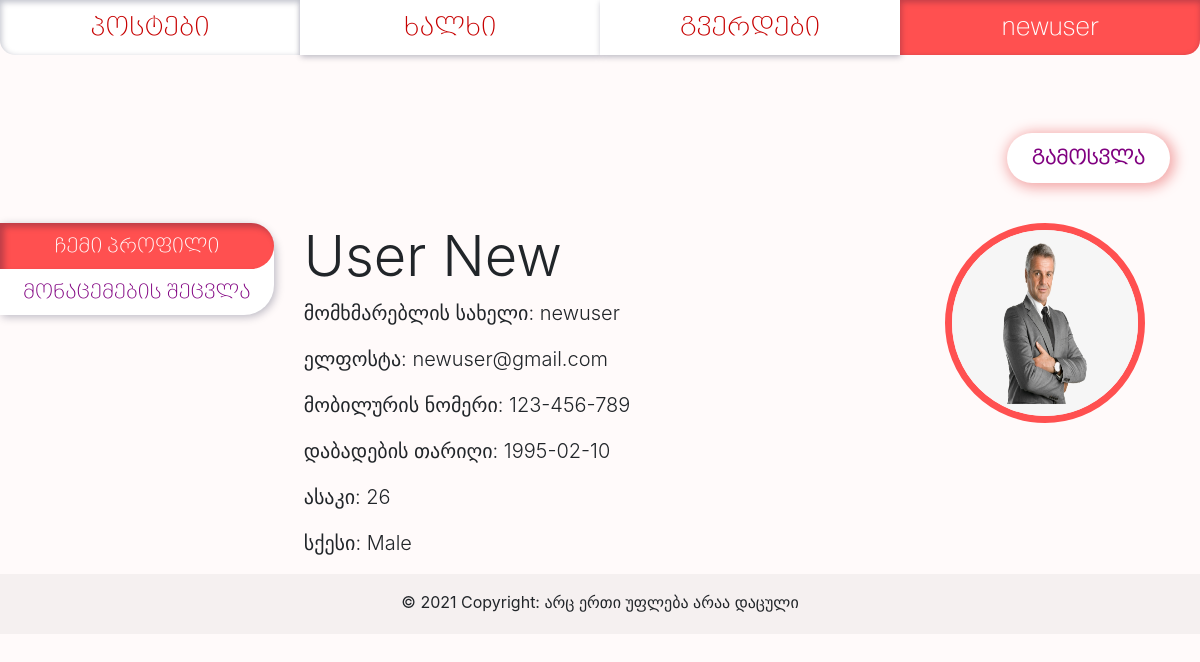
Screenshot of /profile (signed in) with the database file from the repository.
### app.py (models this page shows, shortened)
class UserModel(db.Model):
    __tablename__ = 'users'
    id = db.Column(db.Integer, primary_key=True)
    username = db.Column(db.String, unique=True)
    name_first = db.Column(db.String)
    name_last = db.Column(db.String)
    email = db.Column(db.String, unique=True)
    phone = db.Column(db.String)
    sex = db.Column(db.String)
    dob = db.Column(db.Date)
    password = db.Column(db.String)
    age = db.Column(db.Integer)
    picture = db.Column(db.String)
    post = db.relationship('PostsModel', backref='usermodel', uselist=False)

### routes.py (the view)
@app.route('/profile', methods=['GET', 'POST'])
@app.route('/profile/<username>')
def profile(username=None):
    show_flash = True
    if request.method == 'POST':
        form_register = RegisterForm()
        target_user = UserModel.query.filter_by(username=session['username']).first()
        if form_register.password.data == target_user.password:
            formatted_date = dob_string_to_datetime(form_register.dob.data)
            received_data = []
            for x in set(form_register):
                if x.name == 'dob':
                    x.data = formatted_date
                    setattr(target_user, 'age', calculate_age(x.data))
                if x.data != '' and x.data is not None and x.name in target_user.__table__.c:
                    if x.name == 'picture':
                        picture_title = secure_filename(f'{session["username"]}_{x.data.filename}')
                        x.data.save(f'static/profile_pictures/{picture_title}')
                        x.data = picture_title
                    setattr(target_user, x.name, x.data)
                    db.session.commit()
            flash('მონაცემები წარმატებით განახლდა', 'alert-green')
        else:
            flash('პაროლი არასწორია – მონაცემები არ განახლდა', 'alert-red')
        return render_template('my_profile.html', pages=pages_nav_list, show_flash=show_flash, user=target_user, form_register=RegisterForm())
    elif username is None:
        try:
            if session['username'] is None:
                return redirect('/')
        except:
            return redirect('/')
        else:
            user = UserModel.query.filter_by(username=session['username']).first()
            return render_template('my_profile.html', pages=pages_nav_list, show_flash=show_flash, user=user, form_register=RegisterForm())
    else:
        user = UserModel.query.filter_by(username=username).first()
        return render_template('people_profile.html', pages=pages_nav_list, show_flash=show_flash, user=user)

### templates/my_profile.html (shortened to what this page needs)
{% extends "base.html" %}
{% block content %}
{% from 'macros.html' import show_profile_picture %}
<br><br>
<a href="/logoff" id="logoff"> გამოსვლა </a>
<br><br><br><br><br>
<div class="row">
  <div class="col-3">
    <div class="nav flex-column nav-pills nav-left-tabs" id="v-pills-tab" role="tablist" aria-orientation="vertical">
      <a class="nav-link  active" id="v-pills-home-tab" data-toggle="pill" href="#v-pills-home" role="tab" aria-controls="v-pills-home" aria-selected="true">ჩემი პროფილი</a>
      <a class="nav-link tab-passive" id="v-pills-change-tab" data-toggle="pill" href="#v-pills-change" role="tab" aria-controls="v-pills-profile" aria-selected="false">მონაცემების შეცვლა</a>
   </div>
  </div>
  <div class="col-9">
    <div class="tab-content" id="v-pills-tabContent">
      <div class="tab-pane fade show active" id="v-pills-home" role="tabpanel" aria-labelledby="v-pills-home-tab">
    <h1 class="display-4">{{ user.name_first }} {{ user.name_last}} {{ show_profile_picture(user, 'myprofile-profilepicture') }}</h1>
    <p class="lead">მომხმარებლის სახელი: {{ user.username }} </p>
    <p class="lead">ელფოსტა: {{ user.email }} </p>
    <p class="lead">მობილურის ნომერი: {{ user.phone }} </p>
    <p class="lead">დაბადების თარიღი: {{ user.dob }}</p>
    <p class="lead">ასაკი: {{ user.age }} </p>
    <p class="lead">სქესი: {{ user.sex }}</p>
    </div>
    </div>
  </div>
</div>
{% endblock %}

### templates/macros.html (shortened to what this page needs)
{% macro generate_navbar(pages) %}
    <nav class="c-12" id="navbar">
        {% for page in pages %}
            {% if request.endpoint.endswith(page[0]) %}
                <a class="c-3 nav-button active" href="{{ url_for(page[0]) }}">{{ page[1] }}</a>
            {% else %}
                <a class="c-3 nav-button nav-passive" href="{{ url_for(page[0]) }}">{{ page[1] }}</a>
            {% endif %}
        {% endfor %}
    </nav>
{% endmacro %}
{% macro show_profile_picture(user, style) %}
      {% if user.picture %}
        <img src="{{ url_for('static', filename='profile_pictures/%s' % user.picture) }}" class="{{style}}" alt="my_profile_picture">
      {% else %}
        <img src="{{ url_for('static', filename='profile_pictures/default_profile_picture.png') }}" class="{{style}}" alt="my_profile_picture">
      {% endif %}
{% endmacro %}

### static/styles.css (style rules this page uses)
html, body { margin:0; padding:0; height:100%; background-color: #fffafa; }
* { box-sizing: border-box; }
.c-3 { width: 25%; }
.c-12 { width: 100%; }
#navbar { display: flex; font-size: 26px; font-family: "BPG Nino Elite Exp Caps", sans-serif; }
.nav-button, .nav-button:hover { padding: 0.5rem 1rem; text-align: center; text-decoration: none; user-select: none; }
#navbar .active { background-color: #ff5050; box-shadow: inset 1px 2px 6px rgba(2, 12, 47, 0.27); color: white }
#navbar .nav-passive { background-color: white; border: none; box-shadow: 1px 2px 6px rgba(2, 12, 47, 0.27); color: #C70101; }
#navbar :first-child { border-bottom-left-radius: 15px; }
#navbar :last-child { border-bottom-right-radius: 15px; }
#logoff { float: right; padding: 10px 25px 10px 25px; margin: 30px; font-weight: bold; color: purple; font-family: "BPG Nino Elite Exp Caps", sans-serif; border-radius: 40px; background-color: white; box-shadow: 2px 2px 13px 3px #f3a8a8; font-size: 20px; user-select: none; }
.myprofile-profilepicture { height: 200px; width: 200px; float:right; margin-right: 40px; border-radius: 500px; border: solid 7px #ff5050; background-color: #ff5050; }
.nav-left-tabs { font-family: "BPG Nino Elite Exp Caps", sans-serif; box-shadow: 2px 2px 9px rgba(2, 12, 47, 0.27); background-color: white!important; font-size: 20px; text-align: center; max-width: 300px; border-top-right-radius: 30px; border-bottom-right-radius: 30px; }
.nav-left-tabs * { color: purple!important; }
.nav-left-tabs .active { background-color: #ff5050!important; color: white!important; border-radius: 0 30px 30px 0!important; box-shadow: inset 4px 4px 6px rgba(2, 12, 47, 0.27)!important; }
.row { margin-right: 0!important; }

### rows the page displays
UserModel: name_first "User", name_last "New", picture (picture), username "newuser", email "newuser@gmail.com", phone "123-456-789", dob "1995-02-10", age "26", sex "Male"

### other values shown
{{ page[1] }} "პოსტები" "ხალხი" "გვერდები"
{{ page[1] }} "newuser"
